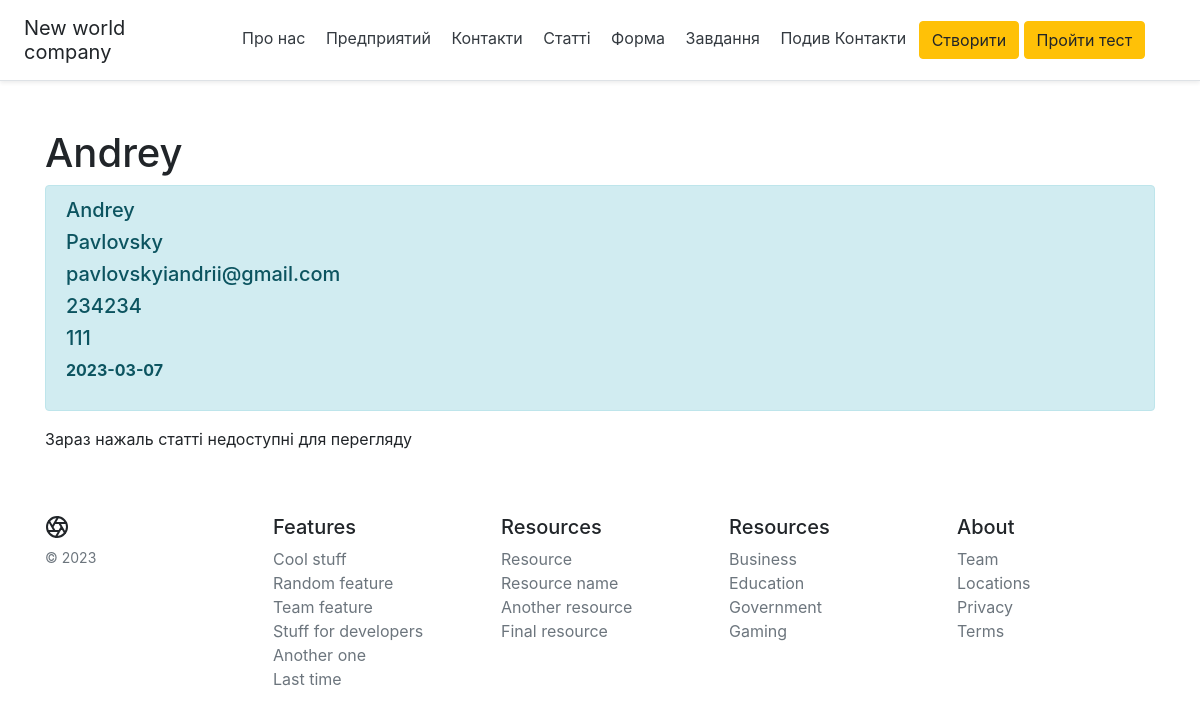
Screenshot of /cont/1 with the database file from the repository.
### app.py (models this page shows, shortened)
class Contact(db.Model):
    id = db.Column(db.Integer, primary_key=True) # создаем колонки таблицы базы данных
    hireUsFormNameFirstName = db.Column(db.String(20), nullable=False)
    hireUsFormNameLastName = db.Column(db.String(29), nullable=False)
    hireUsFormNameWorkEmail = db.Column(db.String(50), nullable=False)
    hireUsFormNamePhone = db.Column(db.String(20),nullable=False)
    hireUsFormNameDetails = db.Column(db.Text, nullable=False)
    date = db.Column(db.DateTime, default= datetime.utcnow)

### app.py (the view)
@app.route("/cont")
@app.route("/cont/<int:id>")
def cont_ditail(id):
    contact = Contact.query.get(id)
    return render_template('contact_detail.html', contact=contact)

### templates/contact_detail.html (shortened to what this page needs)
{% extends "base.html" %}
{% block body %}
<div class="container mt-5">
    <h1>{{ contact.hireUsFormNameFirstName }}</h1>
        <div class="alert alert-info">
            <h5>{{ contact.hireUsFormNameFirstName }}</h5>
            <h5>{{ contact.hireUsFormNameLastName }}</h5>
            <h5>{{ contact.hireUsFormNameWorkEmail }}</h5>
            <h5>{{ contact.hireUsFormNamePhone }}</h5>
            <h5>{{ contact.hireUsFormNameDetails }}</h5>
            <p><b>{{ contact.date.date() }}</b></p>
        </div>
    <p>Зараз нажаль статті недоступні для перегляду  </p>
</div>
{% endblock %}

### rows the page displays
Contact: hireUsFormNameFirstName "Andrey", hireUsFormNameLastName "Pavlovsky", hireUsFormNameWorkEmail "pavlovskyiandrii@gmail.com", hireUsFormNamePhone "234234", hireUsFormNameDetails "111", date "2023-03-07"
